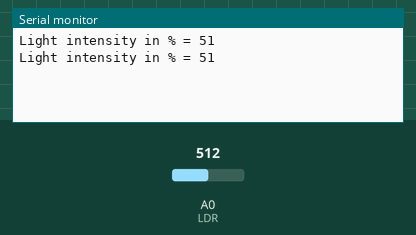
The sketch below on a simulated Arduino Uno, built with avr-gcc and run on an emulated ATmega328P. Parts: the last lines printed to the serial monitor. Inputs (shaded band) come from the test bench; at power-on: A0 (LDR) = 512.

Above: at 1.8 s.
1.9 s: A0 (LDR) set to 716
At 2.8 s:
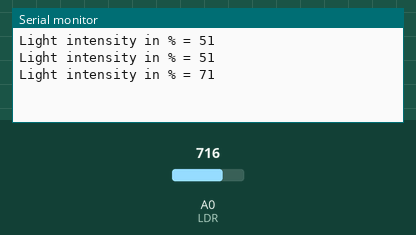
3.4 s: A0 (LDR) set to 900
At 4.4 s:
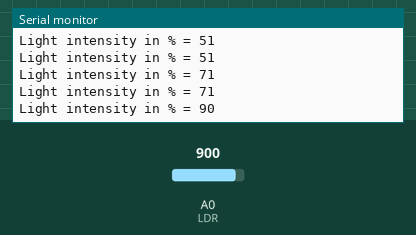
Timing chart, 0 to 6.4 s (numbered marks = the images above; inputs shaded):
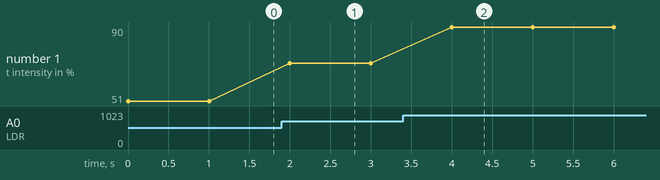

The sketch:

ldr.ino
```cpp
/*
Author :Dharmendra Kumar Yadav
*/
int LDR = A0;

void setup()
{
Serial.begin(9600);
pinMode(LDR, INPUT);
}

void loop() {
int LDRValue = analogRead(LDR);
Serial.print("Light intensity in % = ");
Serial.println(LDRValue/10);
delay(1000);

//if (LDRValue <=700)
//{
//digitalWrite(LED, HIGH);
//Serial.println("It's Dark Outside; Lights status: ON");
//}
//else
//{
//digitalWrite(LED, LOW);
//Serial.println("It's Bright Outside; Lights status: OFF");
//}
}
```

Measured:
- after the input at 1.9 s, the serial monitor: prints a new line after 0.10 s (image 1)
- after the input at 3.4 s, the serial monitor: prints a new line after 0.60 s (image 2)
- plotted number 1: 51 → 71 after the input at 1.9 s, 71 → 90 after the input at 3.4 s
